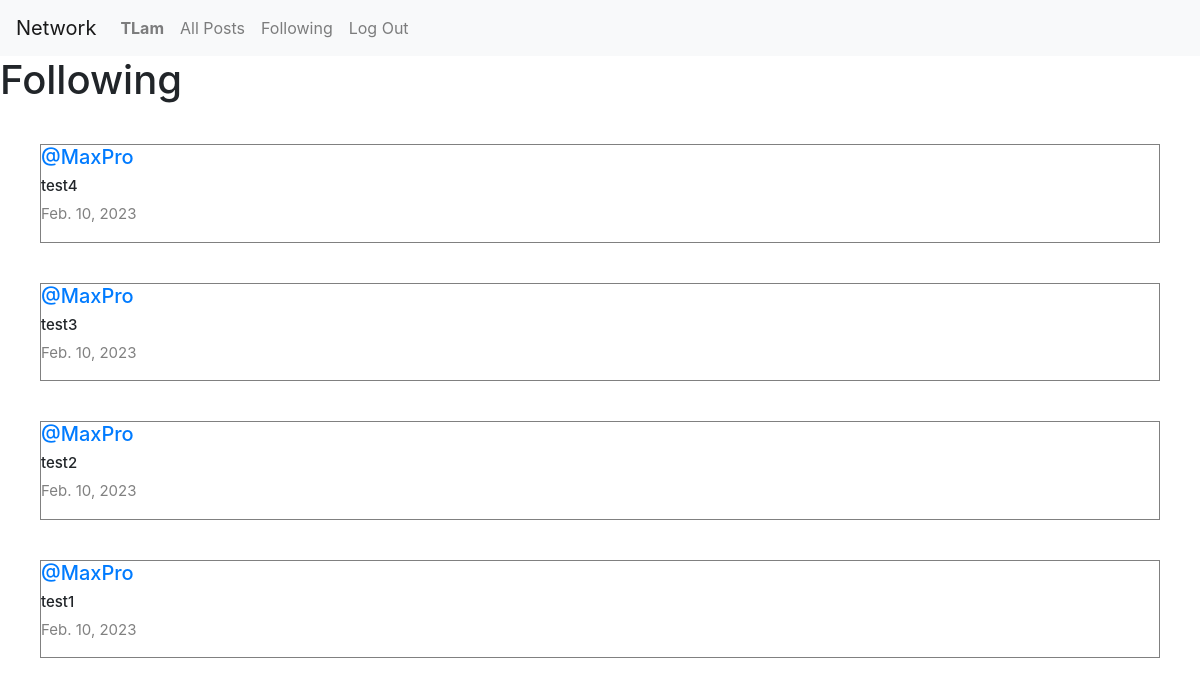
The page /following (signed in) on the database its author committed.
### network/models.py (models this page shows, shortened)
class User(AbstractUser):
    pass

class Post(models.Model):
    content = models.CharField(max_length=100)
    user = models.ForeignKey(User, on_delete=models.CASCADE, related_name="author")
    date = models.DateField(auto_now_add=True)

### network/views.py (the view)
# urls.py: path("following", views.following, name="following"),
def following(request):
    currentUser = User.objects.get(pk=request.user.id)
    followingPeople = Follow.objects.filter(user=currentUser)
    allPosts = Post.objects.all().order_by('id').reverse()
    followingPosts = []
    for post in allPosts:
        for person in followingPeople:
            if person.user_follower == post.user:
                followingPosts.append(post)
    paginator = Paginator(followingPosts, 5)
    page_number = request.GET.get('page')
    posts_of_the_page = paginator.get_page(page_number)
    return render(request, "network/following.html", {
        "posts_of_the_page": posts_of_the_page
    })

### network/templates/network/following.html (shortened to what this page needs)
{% extends "network/layout.html" %}
{% block body %}
    <h1>Following</h1>
    <div class="all-posts">
        {% for post in posts_of_the_page %}
           <div class="post">
                <h5 class="username"> <a href="{% url 'profile' user_id=post.user.id %}">@{{ post.user }}</a></h5>
                <h5 class="content">{{ post.content }}</h5>
                <p class="date">{{ post.date }}</p>
           </div>
        {% endfor %}
    </div>
{% endblock %}

### network/templates/network/layout.html (shortened to what this page needs)
{% load static %}
<!DOCTYPE html>
<html lang="en">
    <head>
        <link rel="stylesheet" href="https://stackpath.bootstrapcdn.com/bootstrap/4.4.1/css/bootstrap.min.css">
        <link href="{% static 'network/styles.css' %}" rel="stylesheet">
        <link rel="stylesheet" href="https://cdnjs.cloudflare.com/ajax/libs/font-awesome/4.7.0/css/font-awesome.min.css">
    </head>
    <body>
        <nav class="navbar navbar-expand-lg navbar-light bg-light">
            <a class="navbar-brand" href="{% url 'index' %}">Network</a>
            <div>
              <ul class="navbar-nav mr-auto">
                {% if user.is_authenticated %}
                    <li class="nav-item">
                        <a class="nav-link" href="{% url 'profile' user_id=user.id%}"><strong>{{ user.username }}</strong></a>
                    </li>
                {% endif %}
                <li class="nav-item">
                  <a class="nav-link" href="{% url 'index' %}">All Posts</a>
                </li>
                {% if user.is_authenticated %}
                    <li class="nav-item">
                        <a class="nav-link" href="{% url 'following' %}">Following</a>
                    </li>
                    <li class="nav-item">
                        <a class="nav-link" href="{% url 'logout' %}">Log Out</a>
                    </li>
                {% endif %}
              </ul>
            </div>
          </nav>
        <div class="body">
            {% block body %}
            {% endblock %}
        </div>
    </body>
</html>

### network/static/network/styles.css (style rules this page uses)
.all-posts { display: flex; justify-content: flex-start; flex-direction: column; margin: 20px; }
.post { border: 0.1px solid gray; display: flex; justify-content: center; flex-direction: column; box-sizing: border-box; margin: 20px; }
.content { font-size: 15px; }
.username { font-size: 20px; }
.date { color: gray; font-size: 15px; }

### rows shown on the page
User: username "TLam"
Post: user "MaxPro", content "test4", date "Feb. 10, 2023"
Post: user "MaxPro", content "test3", date "Feb. 10, 2023"
Post: user "MaxPro", content "test2", date "Feb. 10, 2023"
Post: user "MaxPro", content "test1", date "Feb. 10, 2023"
